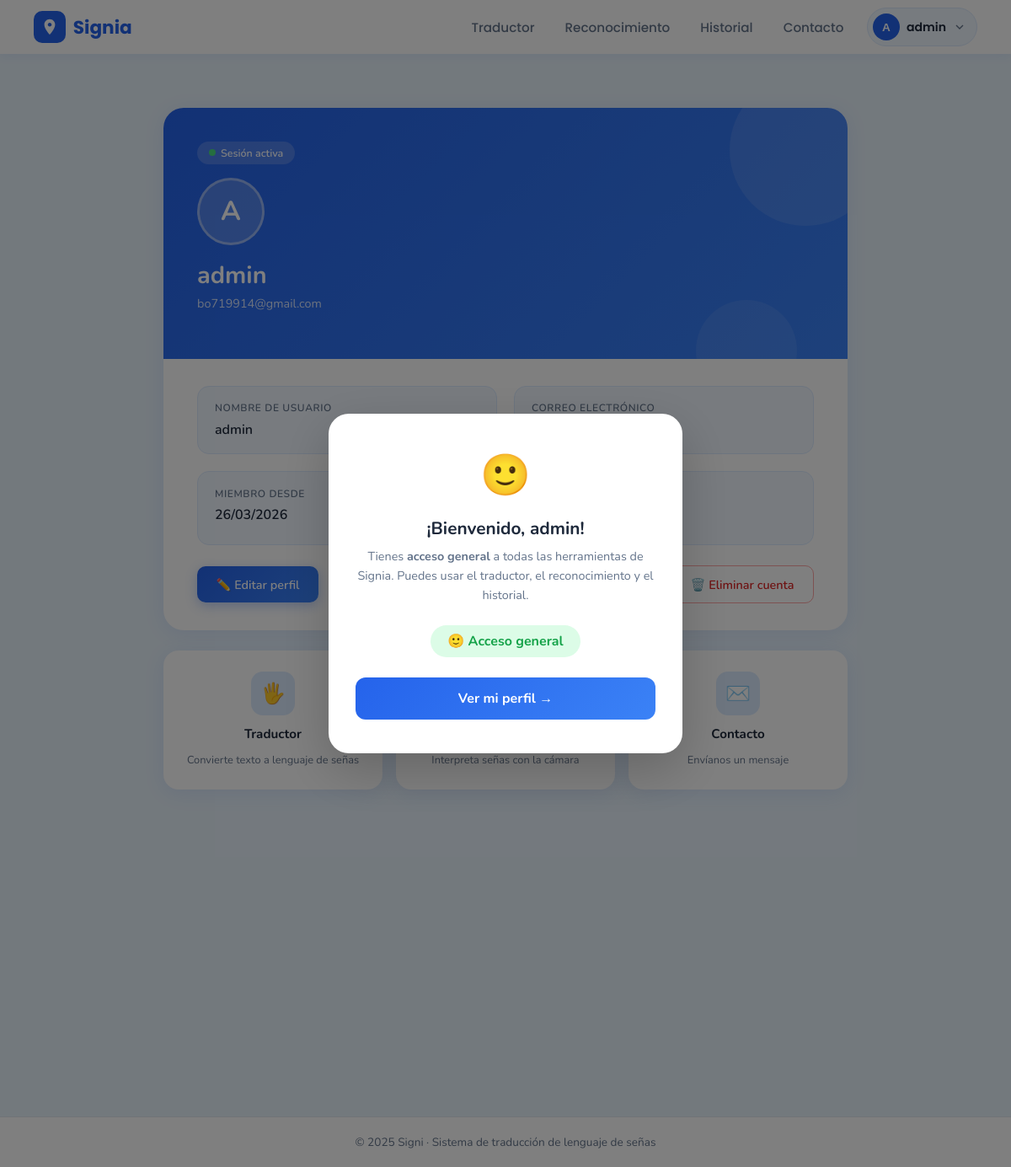
Page /perfil/ (signed in) on the earlier database version.
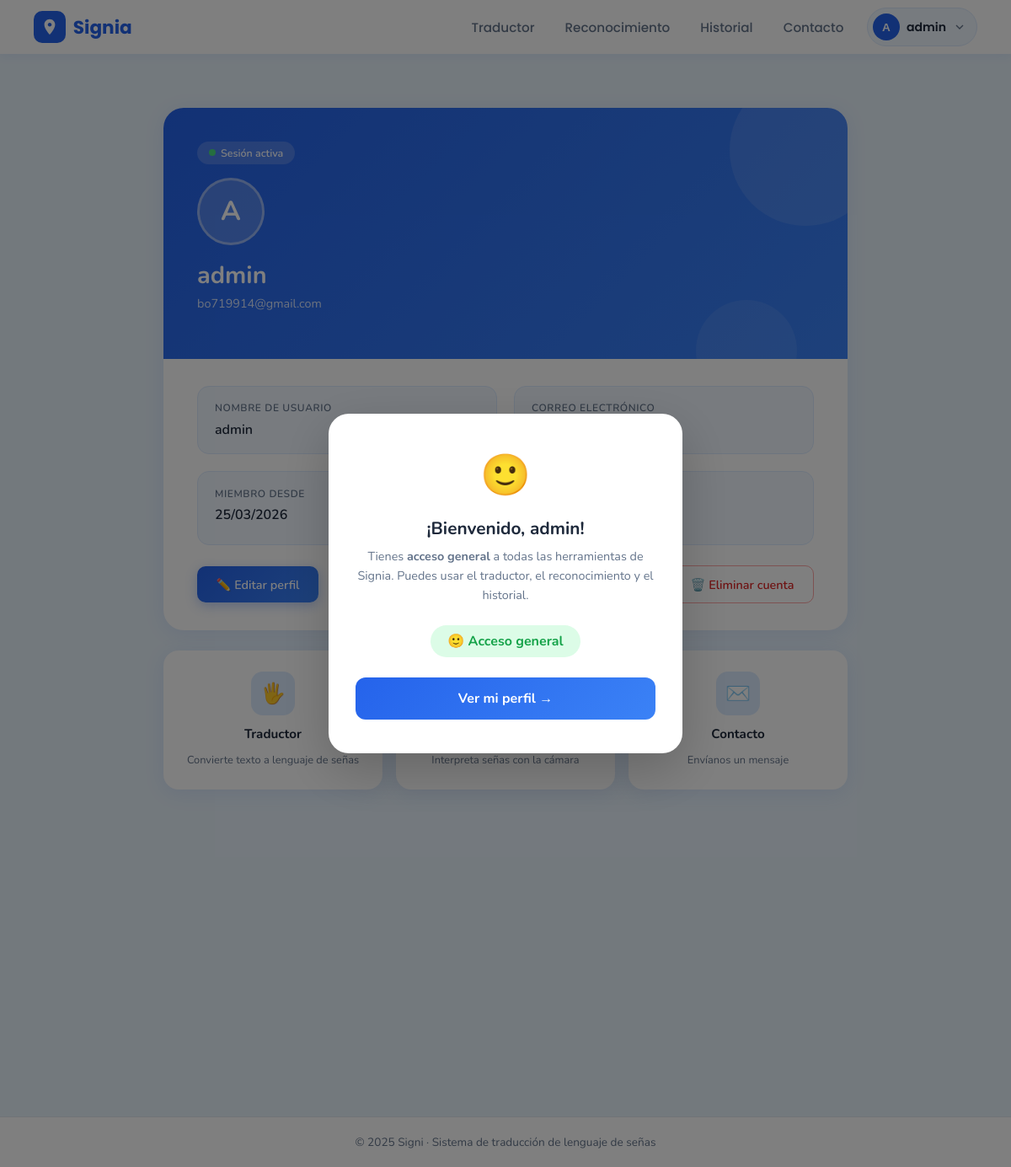
Same page on the later database version.
### usuarios/models.py (models this page shows, shortened)
class Usuario(AbstractUser):
    DISCAPACIDAD_CHOICES = [
        ('ninguna', 'Ninguna'),
        ('sordo',   'Sordo'),
        ('mudo',    'Mudo'),
    ]
    discapacidad = models.CharField(
        max_length=10,
        choices=DISCAPACIDAD_CHOICES,
        default='ninguna'
    )

### usuarios/views.py (the view)
# urls.py: path('perfil/',         views.perfil,           name='perfil'),
@login_required
def perfil(request):
    return render(request, 'usuarios/perfil.html', {
        'usuario': request.user,
    })

### usuarios/context_processors.py (called while the page is built)
def disability_modal(request):
    show_modal = False
    if request.user.is_authenticated:
        show_modal = request.session.pop('show_disability_modal', False)
    return {'show_disability_modal': show_modal}

### templates/usuarios/perfil.html (shortened to what this page needs)
{% extends 'base.html' %}
{% load static %}
{% load socialaccount %}
{% block content %}
<div class="page">
  <div class="perfil-card">
    <div class="perfil-header">
      <div class="perfil-badge">Sesión activa</div>
      <div class="perfil-avatar">
        {% get_social_accounts usuario as social_accounts %}
        {% if social_accounts.google %}
          <img src="{{ social_accounts.google.0.get_avatar_url }}" alt="Foto de perfil">
        {% else %}
          <span class="perfil-avatar-inicial">{{ usuario.username|first }}</span>
        {% endif %}
      </div>
      <h1>{{ usuario.username }}</h1>
      <p>{{ usuario.email }}</p>
    </div>
    <div class="perfil-body">
      <div class="info-grid">
        <div class="info-item">
          <label>Nombre de usuario</label>
          <p>{{ usuario.username }}</p>
        </div>
        <div class="info-item">
          <label>Correo electrónico</label>
          <p>{{ usuario.email|default:"No registrado" }}</p>
        </div>
        <div class="info-item">
          <label>Miembro desde</label>
          <p>{{ usuario.date_joined|date:"d/m/Y" }}</p>
        </div>
        <div class="info-item">
          <label>Tipo de acceso</label>
          <p>
            {% if usuario.discapacidad == 'sordo' %}
              <span class="discapacidad-badge disc-sordo">👂 Sordo</span>
            {% elif usuario.discapacidad == 'mudo' %}
              <span class="discapacidad-badge disc-mudo">🤟 Mudo</span>
            {% else %}
              <span class="discapacidad-badge disc-ninguna">🙂 Acceso general</span>
            {% endif %}
          </p>
        </div>
      </div>
      <div class="perfil-acciones">
        <a href="{% url 'editar_perfil' %}" class="btn-accion btn-accion-primary">✏️ Editar perfil</a>
        <a href="{% url 'cambiar_password' %}" class="btn-accion btn-accion-outline">🔒 Cambiar contraseña</a>
        <button onclick="document.getElementById('modalEliminar').style.display='flex'" class="btn-accion btn-accion-danger">🗑️ Eliminar cuenta</button>
      </div>
    </div>
  </div>
  <div class="accesos">
    <a href="{% url 'traduccion' %}" class="acceso-card">
      <div class="acceso-icon">🖐️</div>
      <h3>Traductor</h3>
      <p>Convierte texto a lenguaje de señas</p>
    </a>
    <a href="{% url 'reconocimiento' %}" class="acceso-card">
      <div class="acceso-icon">📷</div>
      <h3>Reconocimiento</h3>
      <p>Interpreta señas con la cámara</p>
    </a>
    <a href="{% url 'contacto' %}" class="acceso-card">
      <div class="acceso-icon">✉️</div>
      <h3>Contacto</h3>
      <p>Envíanos un mensaje</p>
    </a>
  </div>
</div>
{% endblock %}

### templates/base.html (shortened to what this page needs)
{% load static %}
{% load socialaccount %}
<!DOCTYPE html>
<html lang="es">
<head>
    <link rel="stylesheet" href="{% static 'css/style.css' %}">
</head>
<body>
<nav class="main-nav">
    <a class="nav-logo" href="{% url 'index' %}">
        <div class="logo-icon">
            <svg viewBox="0 0 24 24" xmlns="http://www.w3.org/2000/svg">
                <path d="M12 2C8.13 2 5 5.13 5 9c0 5.25 7 13 7 13s7-7.75 7-13c0-3.87-3.13-7-7-7zm0 9.5c-1.38 0-2.5-1.12-2.5-2.5S10.62 6.5 12 6.5s2.5 1.12 2.5 2.5S13.38 11.5 12 11.5z"/>
            </svg>
        </div>
        <span class="logo-text">Signia</span>
    </a>
    <ul class="nav-links">
        {% if user.is_authenticated %}
            <li><a href="{% url 'traduccion' %}">Traductor</a></li>
            <li><a href="{% url 'reconocimiento' %}">Reconocimiento</a></li>
            <li><a href="{% url 'historial' %}">Historial</a></li>
            <li><a href="{% url 'contacto' %}">Contacto</a></li>
        {% else %}
            <li><a href="{% url 'index' %}">Inicio</a></li>
            <li><a href="{% url 'home' %}">Login</a></li>
            <li><a href="{% url 'traduccion' %}">Traductor</a></li>
            <li><a href="{% url 'reconocimiento' %}">Reconocimiento</a></li>
            <li><a href="{% url 'contacto' %}">Contacto</a></li>
        {% endif %}
    </ul>
    {% if user.is_authenticated %}
    <div class="user-menu" id="userMenu">
        <button class="user-menu-btn" onclick="toggleMenu()">
            <div class="user-avatar">
                {% get_social_accounts user as social_accounts %}
                {% if social_accounts.google %}
                    <img src="{{ social_accounts.google.0.get_avatar_url }}" alt="avatar">
                {% else %}
                    {{ user.username|first|upper }}
                {% endif %}
            </div>
            <span class="user-name">{{ user.username }}</span>
            <svg class="user-chevron" viewBox="0 0 24 24" fill="none" stroke="currentColor" stroke-width="2">
                <path d="M6 9l6 6 6-6"/>
            </svg>
        </button>
    </div>
    {% endif %}
</nav>
{% if user.is_authenticated and show_disability_modal %}
<div class="modal-overlay" id="discModal">
    <div class="modal-box">
        {% if user.discapacidad == 'sordo' %}
            <div class="modal-icon">👂</div>
            <h2>¡Bienvenido, {{ user.username }}!</h2>
            <p>Hemos detectado que eres <strong>sordo</strong>. Te redirigiremos al <strong>Traductor de Señas</strong> donde podrás escribir texto y el avatar lo traducirá a señas.</p>
            <div class="modal-disc-badge modal-disc-sordo">👂 Sordo — Texto → Señas</div>
            <a href="{% url 'traduccion' %}" class="modal-btn" onclick="closeModal()">Ir al Traductor →</a>
        {% else %}
            <div class="modal-icon">🙂</div>
            <h2>¡Bienvenido, {{ user.username }}!</h2>
            <p>Tienes <strong>acceso general</strong> a todas las herramientas de Signia. Puedes usar el traductor, el reconocimiento y el historial.</p>
            <div class="modal-disc-badge modal-disc-ninguna">🙂 Acceso general</div>
            <a href="{% url 'perfil' %}" class="modal-btn" onclick="closeModal()">Ver mi perfil →</a>
        {% endif %}
    </div>
</div>
{% endif %}
{% block content %}{% endblock %}
<footer class="main-footer">
    © 2025 Signi · Sistema de traducción de lenguaje de señas
</footer>
</body>
</html>

### static/css/style.css (style rules this page uses)
:root { --blue: #2563eb; --blue-mid: #3b82f6; --blue-pale: #dbeafe; --blue-bg: #eff6ff; --white: #ffffff; --bg: #f0f6ff; --text-dark: #1e3a5f; --text-mid: #4b6a9b; --border: #c8daf5; }
*, *::before, *::after { box-sizing: border-box; margin: 0; padding: 0; }
body { font-family: 'Nunito', 'DM Sans', sans-serif; background: var(--bg); color: var(--text-dark); min-height: 100vh; }
a { text-decoration: none; }
ul { list-style: none; }

### templates/base.html (style rules this page uses)
nav.main-nav { background: #ffffff; display: flex; align-items: center; padding: 0 2.5rem; height: 64px; box-shadow: 0 2px 12px rgba(37,99,235,0.08); position: sticky; top: 0; z-index: 100; }
nav.main-nav .nav-logo { display: flex; align-items: center; gap: 0.55rem; text-decoration: none; margin-right: auto; }
nav.main-nav .logo-icon { width: 38px; height: 38px; background: #2563EB; border-radius: 10px; display: flex; align-items: center; justify-content: center; }
nav.main-nav .logo-icon svg { width: 22px; height: 22px; fill: white; }
nav.main-nav .logo-text { font-family: 'Poppins', sans-serif; font-size: 1.35rem; font-weight: 700; color: #2563EB; }
nav.main-nav .nav-links { display: flex; align-items: center; gap: 0.25rem; list-style: none; margin: 0; padding: 0; }
nav.main-nav .nav-links a { text-decoration: none; font-family: 'Poppins', sans-serif; font-size: 0.95rem; font-weight: 500; color: #64748B; padding: 0.45rem 1rem; border-radius: 999px; transition: color 0.2s, background 0.2s; display: block; }
.user-menu { position: relative; margin-left: 0.75rem; }
.user-menu-btn { display: flex; align-items: center; gap: 0.5rem; background: #F0F7FF; border: 1.5px solid #DBEAFE; border-radius: 999px; padding: 0.35rem 0.75rem 0.35rem 0.35rem; cursor: pointer; transition: all 0.2s; }
.user-avatar { width: 32px; height: 32px; border-radius: 50%; overflow: hidden; display: flex; align-items: center; justify-content: center; background: #2563EB; color: white; font-weight: 700; font-size: 0.85rem; flex-shrink: 0; }
.user-name { font-family: 'Poppins', sans-serif; font-size: 0.88rem; font-weight: 600; color: #1E293B; max-width: 120px; overflow: hidden; text-overflow: ellipsis; white-space: nowrap; }
.user-chevron { width: 16px; height: 16px; color: #64748B; transition: transform 0.2s; }
footer.main-footer { background: #ffffff; text-align: center; padding: 1.25rem; font-size: 0.85rem; color: #64748B; border-top: 1px solid #E2E8F0; margin-top: 27%; }
.modal-overlay { position: fixed; inset: 0; background: rgba(0,0,0,0.5); display: flex; align-items: center; justify-content: center; z-index: 1000; padding: 1rem; }
.modal-box { background: white; border-radius: 24px; padding: 2.5rem 2rem; max-width: 420px; width: 100%; text-align: center; box-shadow: 0 20px 60px rgba(0,0,0,0.2); animation: popIn 0.3s cubic-bezier(0.22,1,0.36,1); }
.modal-icon { font-size: 3rem; margin-bottom: 1rem; }
.modal-box h2 { font-size: 1.3rem; font-weight: 700; color: #1E293B; margin-bottom: 0.5rem; }
.modal-box p { font-size: 0.9rem; color: #64748B; line-height: 1.6; margin-bottom: 1.5rem; }
.modal-disc-badge { display: inline-flex; align-items: center; gap: 0.5rem; padding: 0.5rem 1.25rem; border-radius: 999px; font-weight: 700; font-size: 1rem; margin-bottom: 1.5rem; }
.modal-disc-ninguna { background: #DCFCE7; color: #16A34A; }
.modal-btn { display: block; width: 100%; padding: 0.85rem; background: linear-gradient(135deg, #2563EB, #3B82F6); color: white; border: none; border-radius: 12px; font-family: inherit; font-size: 1rem; font-weight: 700; cursor: pointer; text-decoration: none; transition: transform 0.15s; }

Differences in the rows shown:
changed Usuario "admin": date_joined "26/03/2026" → "25/03/2026"
